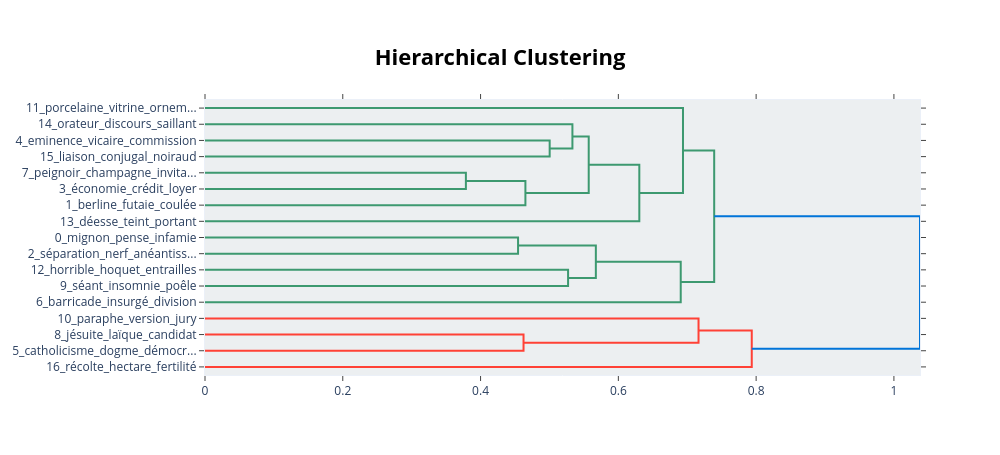

Notebook code for this chart:
### Markdown cell above
## 8. Visualisations thématiques et temporelles

### Code cell
fig = best_topic_model.visualize_hierarchy()
fig.show()

### Figure 1 — Plotly figure (JSON) as saved in the notebook; plotly's stock layout.template omitted (floating-point values rounded to 4 significant figures)
{"data": [{"hoverinfo": "text", "marker": {"color": "rgb(61,153,112)"}, "mode": "lines", "type": "scatter", "x": [0.0, 0.5003, 0.5003, 0.0], "xaxis": "x", "y": [-25.0, -25.0, -35.0, -35.0], "yaxis": "y"}, {"hoverinfo": "text", "marker": {"color": "rgb(61,153,112)"}, "mode": "lines", "type": "scatter", "x": [0.0, 0.5333, 0.5333, 0.5003], "xaxis": "x", "y": [-15.0, -15.0, -30.0, -30.0], "yaxis": "y"}, {"hoverinfo": "text", "marker": {"color": "rgb(61,153,112)"}, "mode": "lines", "type": "scatter", "x": [0.0, 0.3787, 0.3787, 0.0], "xaxis": "x", "y": [-45.0, -45.0, -55.0, -55.0], "yaxis": "y"}, {"hoverinfo": "text", "marker": {"color": "rgb(61,153,112)"}, "mode": "lines", "type": "scatter", "x": [0.3787, 0.4651, 0.4651, 0.0], "xaxis": "x", "y": [-50.0, -50.0, -65.0, -65.0], "yaxis": "y"}, {"hoverinfo": "text", "marker": {"color": "rgb(61,153,112)"}, "mode": "lines", "type": "scatter", "x": [0.5333, 0.557, 0.557, 0.4651], "xaxis": "x", "y": [-22.5, -22.5, -57.5, -57.5], "yaxis": "y"}, {"hoverinfo": "text", "marker": {"color": "rgb(61,153,112)"}, "mode": "lines", "type": "scatter", "x": [0.557, 0.6304, 0.6304, 0.0], "xaxis": "x", "y": [-40.0, -40.0, -75.0, -75.0], "yaxis": "y"}, {"hoverinfo": "text", "marker": {"color": "rgb(61,153,112)"}, "mode": "lines", "type": "scatter", "x": [0.0, 0.6938, 0.6938, 0.6304], "xaxis": "x", "y": [-5.0, -5.0, -57.5, -57.5], "yaxis": "y"}, {"hoverinfo": "text", "marker": {"color": "rgb(61,153,112)"}, "mode": "lines", "type": "scatter", "x": [0.0, 0.4544, 0.4544, 0.0], "xaxis": "x", "y": [-85.0, -85.0, -95.0, -95.0], "yaxis": "y"}, {"hoverinfo": "text", "marker": {"color": "rgb(61,153,112)"}, "mode": "lines", "type": "scatter", "x": [0.0, 0.527, 0.527, 0.0], "xaxis": "x", "y": [-105.0, -105.0, -115.0, -115.0], "yaxis": "y"}, {"hoverinfo": "text", "marker": {"color": "rgb(61,153,112)"}, "mode": "lines", "type": "scatter", "x": [0.4544, 0.5673, 0.5673, 0.527], "xaxis": "x", "y": [-90.0, -90.0, -110.0, -110.0], "yaxis": "y"}, {"hoverinfo": "text", "marker": {"color": "rgb(61,153,112)"}, "mode": "lines", "type": "scatter", "x": [0.5673, 0.6906, 0.6906, 0.0], "xaxis": "x", "y": [-100.0, -100.0, -125.0, -125.0], "yaxis": "y"}, {"hoverinfo": "text", "marker": {"color": "rgb(61,153,112)"}, "mode": "lines", "type": "scatter", "x": [0.6938, 0.7391, 0.7391, 0.6906], "xaxis": "x", "y": [-31.25, -31.25, -112.5, -112.5], "yaxis": "y"}, {"hoverinfo": "text", "marker": {"color": "rgb(255,65,54)"}, "mode": "lines", "type": "scatter", "x": [0.0, 0.4624, 0.4624, 0.0], "xaxis": "x", "y": [-145.0, -145.0, -155.0, -155.0], "yaxis": "y"}, {"hoverinfo": "text", "marker": {"color": "rgb(255,65,54)"}, "mode": "lines", "type": "scatter", "x": [0.0, 0.7164, 0.7164, 0.4624], "xaxis": "x", "y": [-135.0, -135.0, -150.0, -150.0], "yaxis": "y"}, {"hoverinfo": "text", "marker": {"color": "rgb(255,65,54)"}, "mode": "lines", "type": "scatter", "x": [0.7164, 0.7937, 0.7937, 0.0], "xaxis": "x", "y": [-142.5, -142.5, -165.0, -165.0], "yaxis": "y"}, {"hoverinfo": "text", "marker": {"color": "rgb(0,116,217)"}, "mode": "lines", "type": "scatter", "x": [0.7391, 1.038, 1.038, 0.7937], "xaxis": "x", "y": [-71.88, -71.88, -153.8, -153.8], "yaxis": "y"}], "layout": {"autosize": false, "height": 455, "hoverlabel": {"bgcolor": "white", "font": {"family": "Rockwell", "size": 16}}, "hovermode": "closest", "plot_bgcolor": "#ECEFF1", "showlegend": false, "title": {"font": {"color": "Black", "size": 22}, "text": "<b>Hierarchical Clustering</b>", "x": 0.5, "xanchor": "center", "yanchor": "top"}, "width": 1000, "xaxis": {"mirror": "allticks", "rangemode": "tozero", "showgrid": false, "showline": true, "showticklabels": true, "ticks": "outside", "type": "linear", "zeroline": false}, "yaxis": {"mirror": "allticks", "range": [-170, 0], "rangemode": "tozero", "showgrid": false, "showline": true, "showticklabels": true, "tickmode": "array", "ticks": "outside", "ticktext": ["11_porcelaine_vitrine_ornem...", "14_orateur_discours_saillant", "4_eminence_vicaire_commission", "15_liaison_conjugal_noiraud", "7_peignoir_champagne_invita...", "3_économie_crédit_loyer", "1_berline_futaie_coulée", "13_déesse_teint_portant", "0_mignon_pense_infamie", "2_séparation_nerf_anéantiss...", "12_horrible_hoquet_entrailles", "9_séant_insomnie_poêle", "6_barricade_insurgé_division", "10_paraphe_version_jury", "8_jésuite_laïque_candidat", "5_catholicisme_dogme_démocr...", "16_récolte_hectare_fertilité"], "tickvals": [-5, -15, -25, -35, -45, -55, -65, -75, -85, -95, -105, -115, -125, -135, -145, -155, -165], "type": "linear", "zeroline": false}}}
